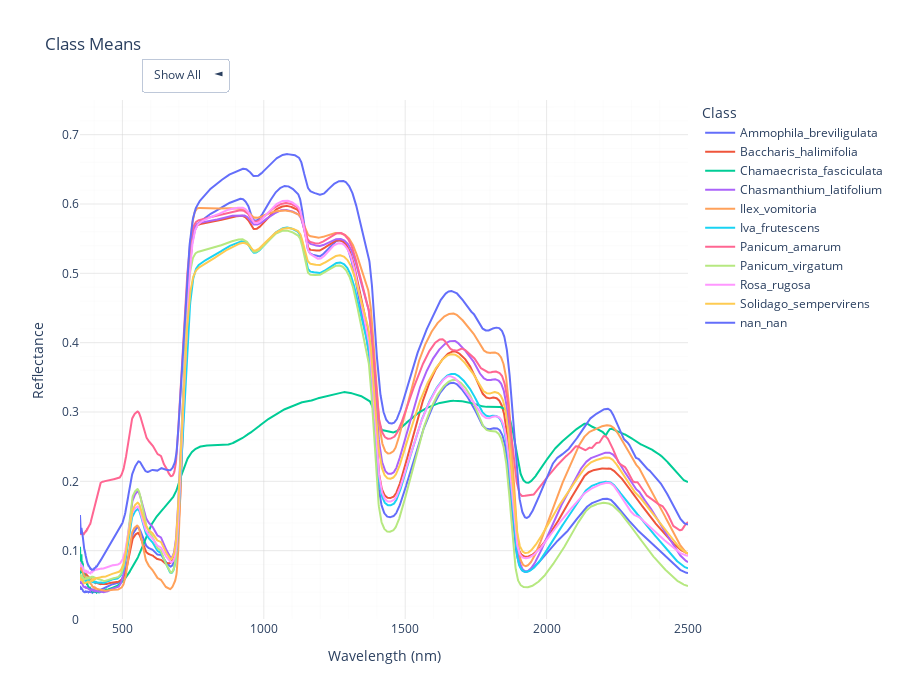

Notebook source saved alongside this figure:
### Code cell
idx_keep = []
for i in range(nSpec):
    if np.max(np.abs(spectra_arr[i,1:] - spectra_arr[i,:-1])) < 0.2:
        idx_keep.append(i)
idx_keep = np.asarray(idx_keep)

ip.plot(wl, lib.spectra[idx_keep,:], class_names[idx_keep])

### Figure 1 — Plotly figure (JSON) as saved in the notebook; plotly's stock layout.template omitted (floating-point values rounded to 4 significant figures; data arrays with more than 128 entries replaced by an {"elided": "..."} marker saying what was removed)
{"data": [{"line": {"width": 2}, "mode": "lines", "name": "Ammophila_breviligulata", "type": "scatter", "x": {"elided": "2151 int values"}, "y": {"elided": "2151 float values"}}, {"line": {"width": 2}, "mode": "lines", "name": "Baccharis_halimifolia", "type": "scatter", "x": {"elided": "2151 int values"}, "y": {"elided": "2151 float values"}}, {"line": {"width": 2}, "mode": "lines", "name": "Chamaecrista_fasciculata", "type": "scatter", "x": {"elided": "2151 int values"}, "y": {"elided": "2151 float values"}}, {"line": {"width": 2}, "mode": "lines", "name": "Chasmanthium_latifolium", "type": "scatter", "x": {"elided": "2151 int values"}, "y": {"elided": "2151 float values"}}, {"line": {"width": 2}, "mode": "lines", "name": "Ilex_vomitoria", "type": "scatter", "x": {"elided": "2151 int values"}, "y": {"elided": "2151 float values"}}, {"line": {"width": 2}, "mode": "lines", "name": "Iva_frutescens", "type": "scatter", "x": {"elided": "2151 int values"}, "y": {"elided": "2151 float values"}}, {"line": {"width": 2}, "mode": "lines", "name": "Panicum_amarum", "type": "scatter", "x": {"elided": "2151 int values"}, "y": {"elided": "2151 float values"}}, {"line": {"width": 2}, "mode": "lines", "name": "Panicum_virgatum", "type": "scatter", "x": {"elided": "2151 int values"}, "y": {"elided": "2151 float values"}}, {"line": {"width": 2}, "mode": "lines", "name": "Rosa_rugosa", "type": "scatter", "x": {"elided": "2151 int values"}, "y": {"elided": "2151 float values"}}, {"line": {"width": 2}, "mode": "lines", "name": "Solidago_sempervirens", "type": "scatter", "x": {"elided": "2151 int values"}, "y": {"elided": "2151 float values"}}, {"line": {"width": 2}, "mode": "lines", "name": "nan_nan", "type": "scatter", "x": {"elided": "2151 int values"}, "y": {"elided": "2151 float values"}}], "layout": {"height": 700, "legend": {"itemclick": "toggle", "itemdoubleclick": "toggleothers", "title": {"text": "Class"}}, "paper_bgcolor": "white", "plot_bgcolor": "white", "title": {"text": "Class Means"}, "updatemenus": [{"buttons": [{"args": [{"visible": [true, true, true, true, true, true, true, true, true, true, true]}, {"title": "Showing All Traces"}], "label": "Show All", "method": "update"}, {"args": [{"visible": ["legendonly", "legendonly", "legendonly", "legendonly", "legendonly", "legendonly", "legendonly", "legendonly", "legendonly", "legendonly", "legendonly"]}, {"title": "Hiding All Traces"}], "label": "Hide All", "method": "update"}], "direction": "left", "pad": {"r": 10, "t": 10}, "showactive": true, "x": 0.1, "xanchor": "left", "y": 1.1, "yanchor": "top"}], "xaxis": {"gridcolor": "LightGray", "gridwidth": 0.5, "minor": {"gridwidth": 0.25, "showgrid": true}, "showgrid": true, "title": {"text": "Wavelength (nm)"}}, "yaxis": {"gridcolor": "LightGray", "gridwidth": 0.5, "minor": {"gridwidth": 0.25, "showgrid": true}, "range": [0, 0.75], "showgrid": true, "title": {"text": "Reflectance"}}}}
